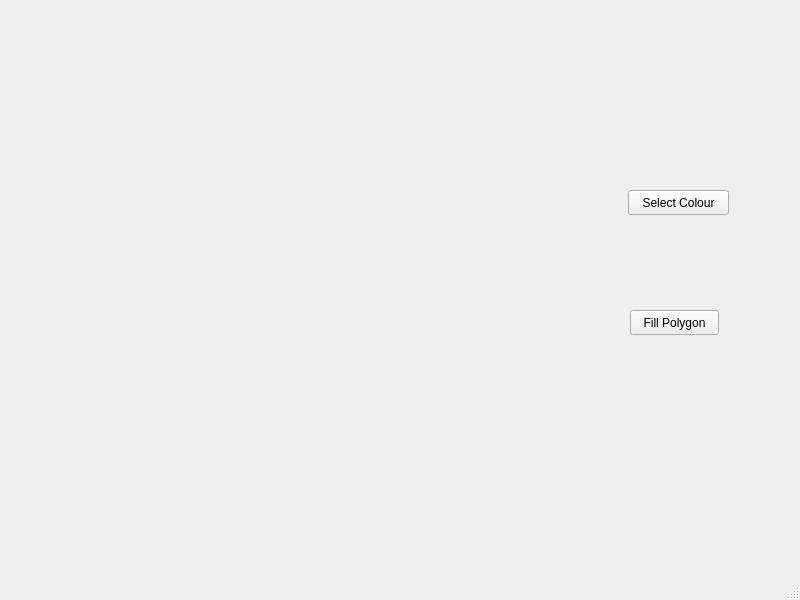
<?xml version="1.0" encoding="UTF-8"?>
<ui version="4.0">
 <class>PolygonFilling</class>
 <widget class="QMainWindow" name="PolygonFilling">
  <property name="geometry">
   <rect>
    <x>0</x>
    <y>0</y>
    <width>800</width>
    <height>600</height>
   </rect>
  </property>
  <property name="windowTitle">
   <string>PolygonFilling</string>
  </property>
  <widget class="QWidget" name="centralwidget">
   <widget class="QLabel" name="imgLabel">
    <property name="geometry">
     <rect>
      <x>0</x>
      <y>0</y>
      <width>500</width>
      <height>600</height>
     </rect>
    </property>
    <property name="text">
     <string/>
    </property>
   </widget>
   <widget class="QPushButton" name="fillPolygon">
    <property name="geometry">
     <rect>
      <x>630</x>
      <y>310</y>
      <width>89</width>
      <height>25</height>
     </rect>
    </property>
    <property name="text">
     <string>Fill Polygon</string>
    </property>
   </widget>
   <widget class="QPushButton" name="pushButton">
    <property name="geometry">
     <rect>
      <x>628</x>
      <y>190</y>
      <width>101</width>
      <height>25</height>
     </rect>
    </property>
    <property name="text">
     <string>Select Colour</string>
    </property>
   </widget>
  </widget>
  <widget class="QMenuBar" name="menubar">
   <property name="geometry">
    <rect>
     <x>0</x>
     <y>0</y>
     <width>800</width>
     <height>22</height>
    </rect>
   </property>
  </widget>
  <widget class="QStatusBar" name="statusbar"/>
 </widget>
 <resources/>
 <connections/>
</ui>
